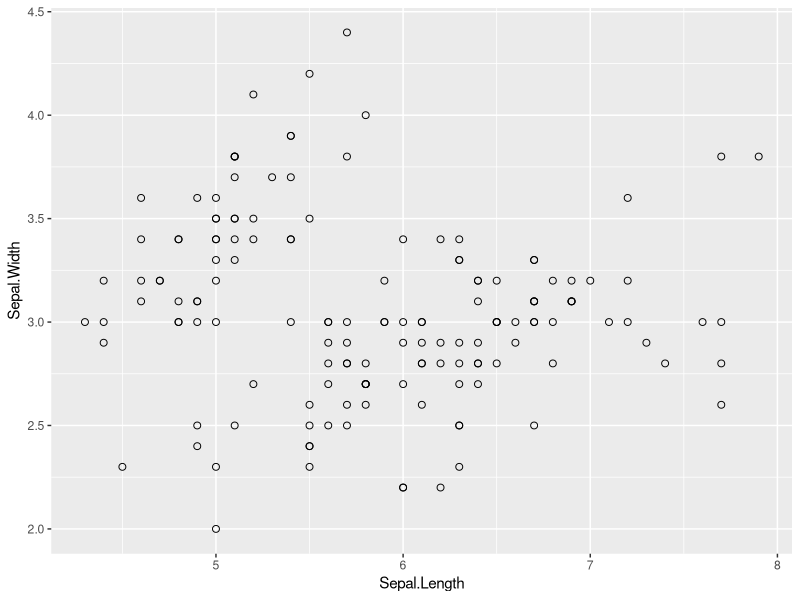
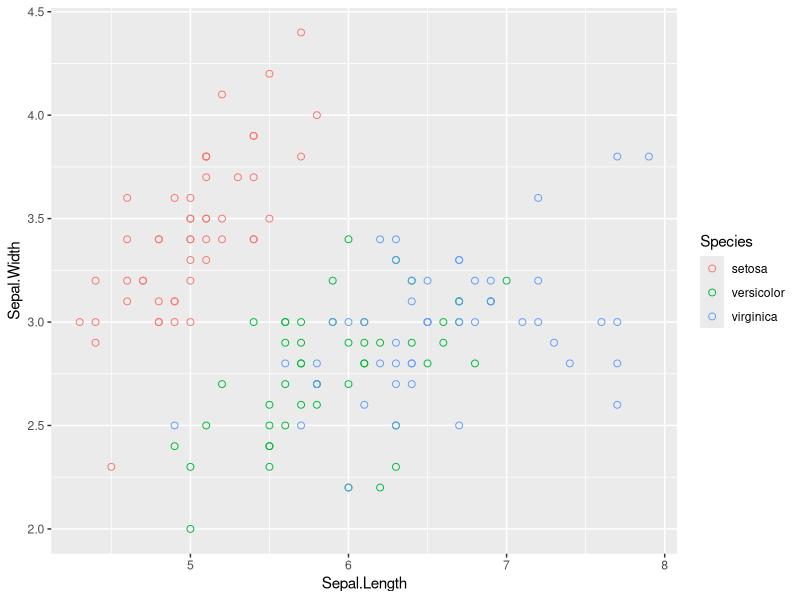
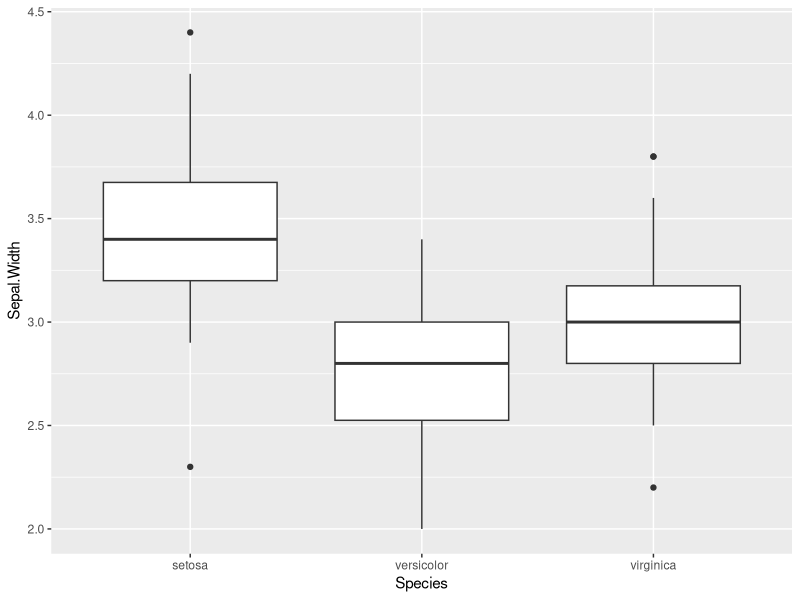
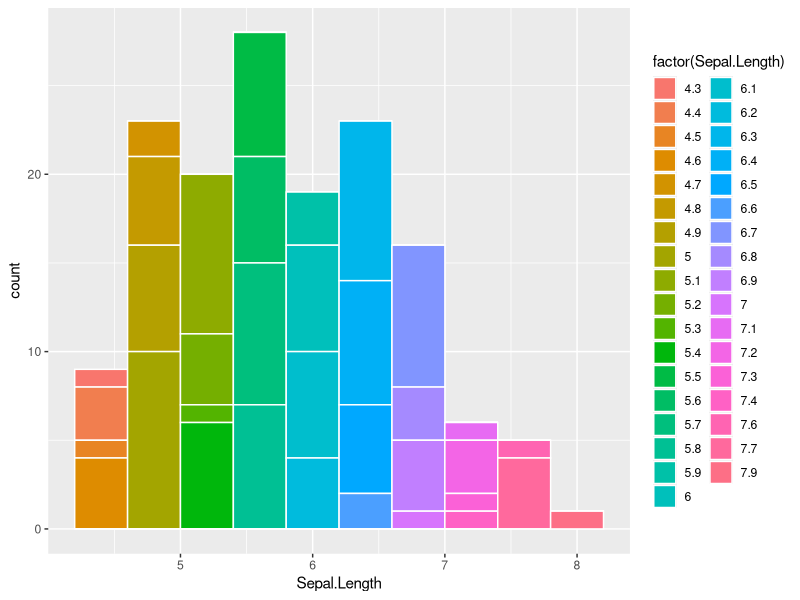
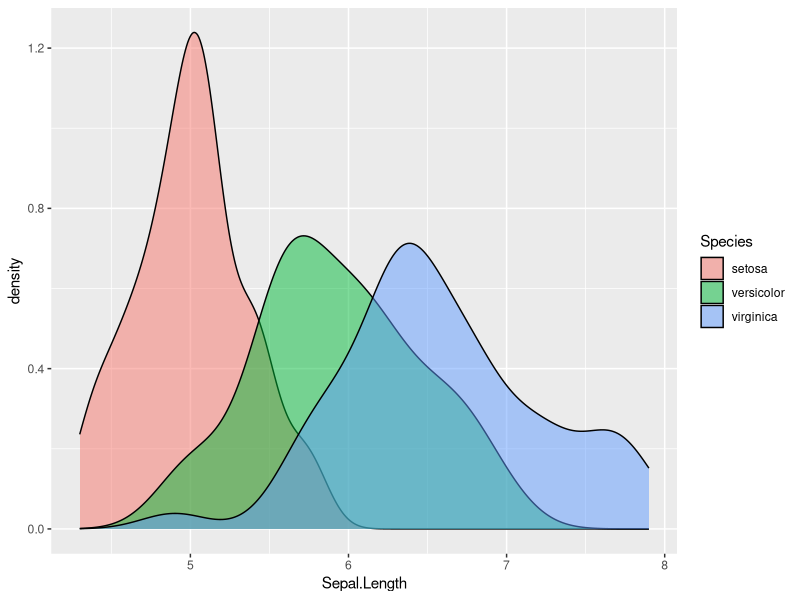
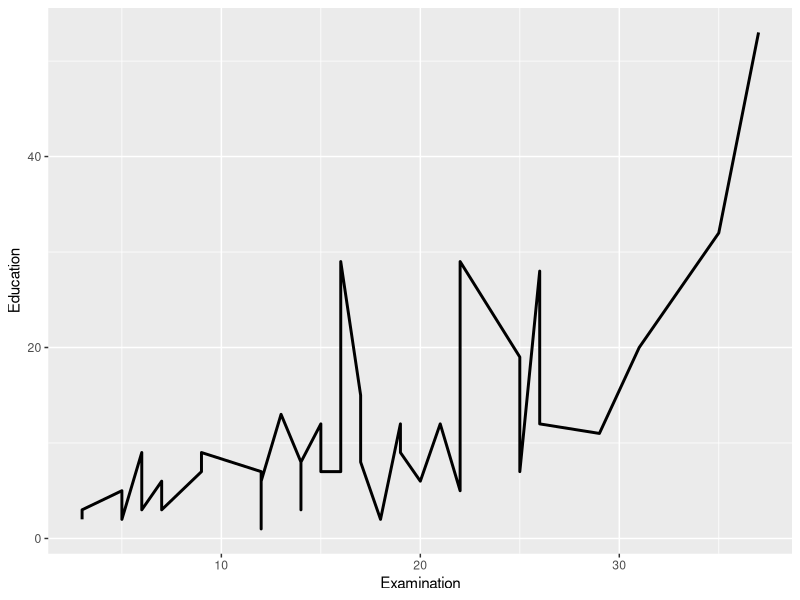
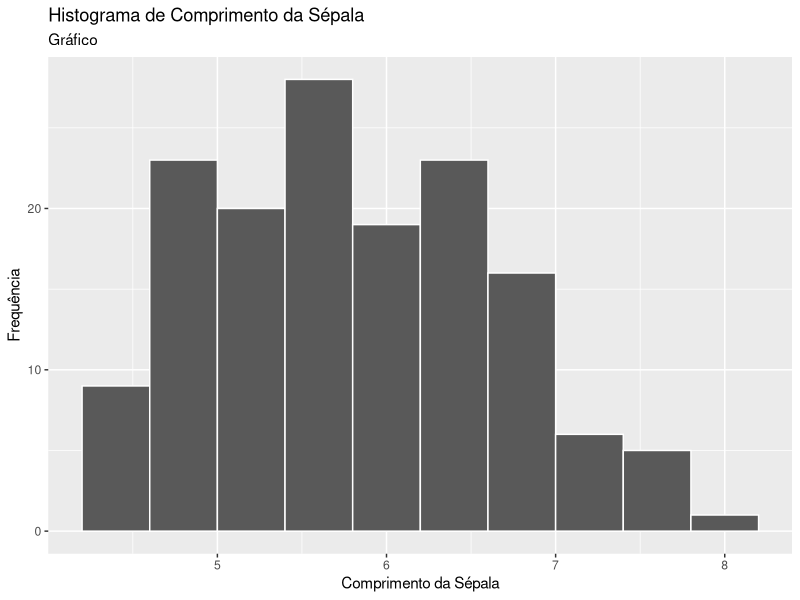
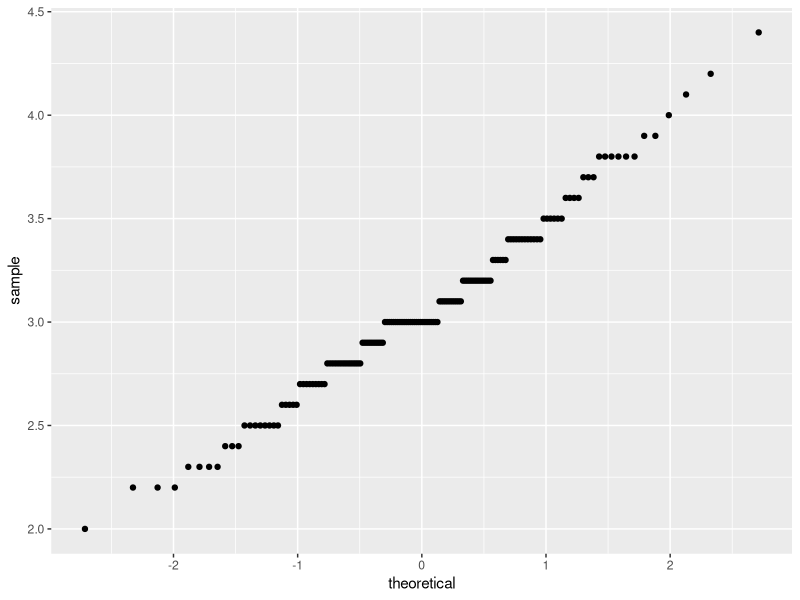

The R script that drew these images, in order:
# Capacitação: Introdução ao R - MEIOS JR
# 25-07-2020
# Virgilio de A. Mendes 
# Ciência Política - UFMG
# Aula 01


# executando a LIBRARY
library(ggplot2)

#definindo diretorio para executar e salvar arquivos
setwd("C:/Users/Virgilio/Desktop/curso GGPLOT/Curso_GGPLOT2_-_Estatística_UFMG_files/Curso GGPLO2 - Stat UFMG")

# importando o banco de dados IRIS e nomeando ele de BD
bd = iris

#Plotando um grafico de dispersão 
ggplot(bd, aes(x = Sepal.Length, y = Sepal.Width)) +
  geom_point(size = 2, shape = 1)

#salva grafico no diretorio selecionado
ggsave("r plot1 iris.pdf")

# puxa os nomes das variaveis do banco selecionado
names(bd)

#Plotando um grafico de dispersão 
ggplot(bd, aes( x = Sepal.Length, y = Sepal.Width, col = Species)) +
  geom_point(size = 2, shape = 1) 

ggsave("r plot2 iris.pdf")

# bloxpot
ggplot(bd, aes(x = Species, y = Sepal.Width)) +
  geom_boxplot()

ggsave("r plot3 iris.pdf")


#plotando histograma
ggplot(bd, aes(x = Sepal.Length,fill = factor(Sepal.Length))) + 
  geom_histogram(bins = 10, col = "white")

ggsave("histograma1.pdf")

#Grafico de densidade
ggplot(bd, aes(x = Sepal.Length, fill = Species)) +
  geom_density(alpha = 0.5) 

ggsave("grafico camadas1.pdf")

#Grafico de Linha
ggplot(swiss, aes(x = Examination, y = Education)) +
  geom_line(size = 1)

ggsave("grafico de linha IRIS1.pdf")

#Histograma com Nomes (titulos)
ggplot(iris, aes(x = Sepal.Length)) + geom_histogram(bins = 10, col = "white") +
  labs(title = "Histograma de Comprimento da Sépala",
       subtitle = "Gráfico", x = "Comprimento da Sépala",
       y = "Frequência")

ggsave("Histograma Comprimento da Sepala1.pdf")

# Plotando com "Stats"
ggplot(bd, aes(sample = Sepal.Width)) +
  stat_qq()

ggsave("grafico IRISstats.pdf")

#Grafico de dispersão - Stats com escala
ggplot(bd, aes(x = Sepal.Length, y = Sepal.Width)) +
  geom_point() +
  scale_x_continuous(limits = c(4, 7), breaks = c(4, 5, 6)) +
  scale_y_continuous(limits = c(0, 7), breaks = c(4, 5, 6)) +
  labs(title = "Grafico de Dispersão de Comprimento da Sépala por Largura da Sépala",
       subtitle = "Gráfico", x = "Comprimento da Sépala",
       y = "lagura da Sépala")

ggsave("dispersãoIRIS1.pdf", width = 8, height = 4)


#Geom_ Smooth - grafico de tendencia
ggplot(bd, aes(x = Sepal.Length, y = Petal.Length)) +
  geom_point() +
  geom_smooth()

ggsave("grafico de tendencia1.pdf")

# grafico de tendencia por especie
ggplot(bd, aes(x = Sepal.Length, y = Petal.Length, col = Species)) +
  geom_point() +
  geom_smooth(method = "lm")

ggsave("grafico de tendencia por especie.pdf")

####################################################

# Importando o banco MTCARS
mtcars = mtcars

#Puxando os nomes das variaveis
names(mtcars)
ggplot(mtcars, aes( x = gear, fill = factor(carb))) +
  geom_bar(size = 1.5, colour = 'white', alpha = 0.6) 

ggsave("mtcars1.pdf")

# Plotando   
ggplot(mtcars, aes( x = gear, fill = factor(carb))) +
  geom_bar(position = "fill") 

ggsave("mtcars2.pdf")



#Facets- tirar a escala do X e Y
ggplot(mtcars, aes(x = mpg, y = disp)) + geom_point() +
  facet_grid(.~am, scales = "free") +
  geom_smooth(method = "lm") 

ggsave("Mtcarsvertical.pdf")
#Facets- tirar a escala do X e Y
ggplot(mtcars, aes(x = mpg, y = disp)) + geom_point() +
  facet_grid(am~., scales = "free") +
  geom_smooth(method = "lm")

ggsave("MtcarsHorizontal.pdf")

# o "~." depois do AM separa duas categorias discretas na horizontal
# o ".~" antes do AM separa duas categorias discretas na vertical




#################
# como salvar arquivos de grafico pelo ggplot
ggsave(filename = "grafico.png",
       width = 6, height = 2.8)

# Personalizando o grafico

#tipos de  temas para plotagem de grafico
# + themes_gray ()
# + theme_dark ()
# + theme_bw ()
# + theme_classic ()


# Legendas:

# + theme (legend.positions = "top")


# Paleta de cores:
library(RColorBrewer)
display.brewer.all()


# + scale_fill_brewer(palette = "Dark2") - > substituir "Dark2" pela paleta de cor que desejar




# Teste de BoxPlot

# bloxpot
ggplot(bd, aes(x = Species, y = Petal.Length, fill = Species)) +
  geom_boxplot() +
  theme_classic() +
  scale_fill_brewer(palette = "Set1",
                    labels=c("Setosa", "Versicolor", "Virginica")) +
  scale_x_discrete(lab=NULL) +
  labs(title = "Boxplot", subtitle = "Largura da Pétala por Espécie",
       x = "", y = "Lagura da Pétala", fill = "Especie") +
  theme(plot.title = element_text(hjust = 0.5), plot.subtitle = element_text(hjust = 0.5)) 
  

ggsave("bloxpotEXERCICIO.pdf", width = 6, height = 4)




